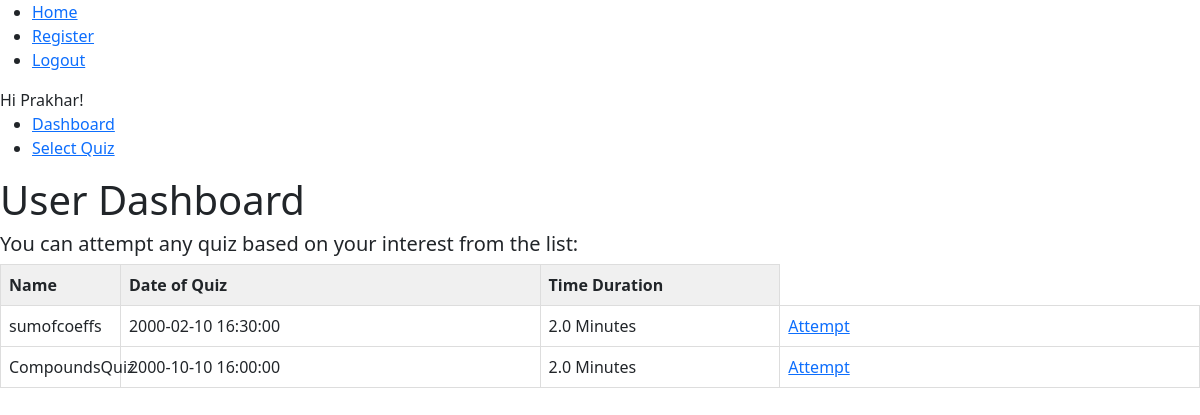
Page /dashboard (signed in) on the committed database.
### app/models.py (models this page shows, shortened)
class User(db.Model, UserMixin):
    id = db.Column(db.Integer, primary_key=True)
    username = db.Column(db.String(80), unique=True, nullable= False)
    password_hash = db.Column(db.String(200),nullable=False)
    fullname = db.Column(db.String(100),nullable=False)
    qualification = db.Column(db.String)
    dob = db.Column(db.Date)
    scores = db.relationship('Score', backref = 'user', lazy=True)

class Quiz(db.Model):
    id = db.Column(db.Integer, primary_key=True)
    name = db.Column(db.String(100), nullable=False)
    date_of_quiz = db.Column(db.DateTime)
    time_duration = db.Column(db.Integer, default = 0)
    chapter_id = db.Column(db.Integer,db.ForeignKey('chapter.id'), nullable=False)
    questions = db.relationship('Question', backref='quiz', lazy=True)

### app/routes.py (the view)
@app.route("/dashboard")
@login_required
def dashboard():
    quizzes = Quiz.query.all()
    return render_template("user/dashboard.html", quizzes=quizzes)

### app/routes.py (called while the page is built)
@login_manager.user_loader
def load_user(user_id):
    return User.query.get(user_id)

### app/templates/user/dashboard.html (shortened to what this page needs)
{% extends 'layout.html' %}
{% block content %}
    <h1>User Dashboard</h1>
    <div>
        <h5>You can attempt any quiz based on your interest from the list:</h5>
        <table>
            <thead>
                <tr>
                    <th>Name</th>
                    <th>Date of Quiz</th>
                    <th>Time Duration</th>
                </tr>
            </thead>
            <tbody>
                {% for quiz in quizzes %}
                <tr>
                    <td>{{quiz.name}}</td>
                    <td>{{ quiz.date_of_quiz}}</td>
                    <td>{{quiz.time_duration / 60}} Minutes</td>
                    <td>
                        <a href="{{url_for('attempt_quiz', quiz_id=quiz.id)}}">Attempt</a>
                    </td>
                </tr>
                {% endfor %}
            </tbody>
        </table>
    </div>
{% endblock %}

### app/templates/layout.html (shortened to what this page needs)
<!doctype html>
<html>
  <head>
    {% block head %}
    <link href="https://cdn.jsdelivr.net/npm/bootstrap@5.3.3/dist/css/bootstrap.min.css" rel="stylesheet">
    <link rel="stylesheet" href="https://cdnjs.cloudflare.com/ajax/libs/font-awesome/6.7.2/css/all.min.css" />
    {% endblock %}
  </head>
  <body>
    <ul>
        <li><a href ="{{url_for('home')}}">Home</a></li>
        <li><a href = "{{url_for('register')}}">Register</a></li>
        {% if current_user.is_authenticated %}
        <li><a href = "{{url_for('logout')}}">Logout</a></li>
        {% else %}
        <li><a href = "{{url_for('login')}}">Login</a></li>
        {% endif %}
    </ul>
    <div id="content">
      {% if current_user.is_authenticated %}
      Hi {{ current_user.fullname }}!
      <ul>
        {% if current_user.username == 'admin@quiz.com' %}
          <li><a href="{{ url_for('admin_dashboard') }}">Admin Dashboard</a></li>
          <li><a href="{{ url_for('dashboard') }}">User Dashboard</a></li>
        {%else%}
          <li><a href="{{ url_for('dashboard') }}">Dashboard</a></li>
        {%endif%}
        <li><a href="{{ url_for('select_quiz') }}">Select Quiz</a></li>
      </ul>
      {% endif %}
        {% block content %}{% endblock %}
    </div>
  </body>
</html>

### app/templates/layout.html (style rules this page uses)
table { border-collapse : collapse; width: 100%; table-layout: fixed; }
th, td { border: 1px solid #ddd; padding: 8px; text-align: left; }
th { background-color: #f0f0f0; }
th:nth-child(1) { width: 10%; }
th:nth-last-child(1) { width: 20%; }

### rows in the picture
User: fullname "Prakhar"
Quiz: name "sumofcoeffs", date_of_quiz "2000-02-10 16:30:00", quiz.time_duration/60 "2.0"
Quiz: name "CompoundsQuiz", date_of_quiz "2000-10-10 16:00:00", quiz.time_duration/60 "2.0"
